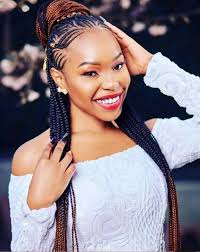
#> input picture lesson7/image.jpg, 200 x 252 px, found by its file name
$ python 'edge detection & Filtering with openCV.py'   (older library calls are emulated)
#> lines starting #> are read from the running program, lines starting #| are printed output that depends on the picture
import cv2
from matplotlib import image
import numpy as np
import matplotlib.pyplot as plt
def display_image(title, image):
    plt.figure(figsize=(10, 10))
    if len(image.shape) == 2:
        plt.imshow(image, cmap='gray')
    else:
        plt.imshow(cv2.cvtColor(image, cv2.COLOR_BGR2RGB))
    plt.title(title)
    plt.axis('off')
    plt.show()

def interactive_rectangle(image_path):
    image = cv2.imread(image_path)
#> image is the input picture: shape (252, 200, 3); mean B, G, R 131.1, 123.9, 136.2
    image_rgb = cv2.cvtColor(image, cv2.COLOR_BGR2RGB)
    if image is None:
        print("Error: Image not found.")
        return
    gray_image = cv2.cvtColor(image, cv2.COLOR_BGR2GRAY)
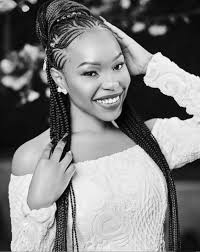
#> gray_image: shape (252, 200); min 0, max 254, mean 128.4
    display_image('Original Grayscale Image', gray_image)

    print('select an option:')
    print('1. sobel  Edge Detection')
    print('2. canny Edge Detection')
    print('3. laplacian Edge Detection')
    print('4. Gaussian Edge Detection')
    print('5. Median Filtering')
    print('6. Exit')
    while True:
        choice = input('Enter your choice (1-6): ')
        if choice == '1':
            sobel_x = cv2.Sobel(gray_image, cv2.CV_64F, 1, 0, ksize=3)
            sobel_y = cv2.Sobel(gray_image, cv2.CV_64F, 0, 1, ksize=3)
            sobel_combined = cv2.bitwise_or(sobel_x.astype(np.uint8), sobel_y.astype(np.uint8))
            display_image(sobel_combined, 'Sobel Edge Detection')
        elif choice == '2':
            print('Adjust the thresholds for Canny (default: 100, 200):')
            lower_threshold = int(input('Enter lower threshold: '))
            upper_threshold = int(input('Enter upper threshold: '))
            edges = cv2.Canny(gray_image, lower_threshold, upper_threshold)
            display_image('Canny Edge Detection', edges)

        elif choice == '3':
                laplacian = cv2.Laplacian(gray_image, cv2.CV_64F)
                display_image("Laplacian Edge Detection", np.abs(laplacian).astype(np.uint8))
        elif choice == '4':
            print("Adjust kernel size for Gaussian blur (must be odd, default: 5)")

            kernel_size = int(input("Enter kernel size (odd number): "))

            blurred = cv2.GaussianBlur(image, (kernel_size, kernel_size), 0)

            display_image("Gaussian Smoothed Image", blurred)

        elif choice == '5':
            print("Adjust kernel size for Median filtering (must be odd, default: 5)")
            kernel_size = int(input("Enter kernel size (odd number): "))
            median_filtered = cv2.medianBlur(image, kernel_size)
            display_image("Median Filtered Image", median_filtered)
        elif choice == '6':
            print("Exiting...")
            break
        else:
            print("Invalid choice. Please try again.")
#> this loop made 1 pass; the answer given on pass 1: 1
#> pass 1, in interactive_rectangle, `sobel_x = cv2.Sobel(gray_image, cv2.CV_64F, 1, 0, ksize=3)`:
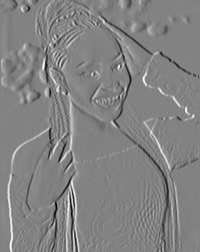
#> sobel_x: shape (252, 200) float64; min -907, max 863, mean 2.3; drawn with min black and max white
#> pass 1, in interactive_rectangle, `sobel_y = cv2.Sobel(gray_image, cv2.CV_64F, 0, 1, ksize=3)`:
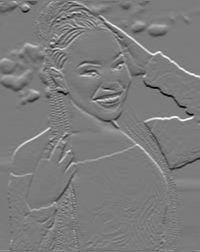
#> sobel_y: shape (252, 200) float64; min -901, max 950, mean 2.9; drawn with min black and max white
#> pass 1, in interactive_rectangle, `sobel_combined = cv2.bitwise_or(sobel_x.astype(np.uint8), sobel_y.asty..`:
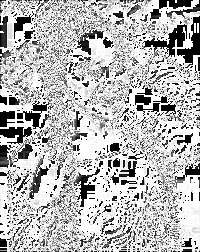
#> sobel_combined: shape (252, 200); min 0, max 255, mean 181.3
#> (the run stopped early here; a loop or call above may not have finished)
